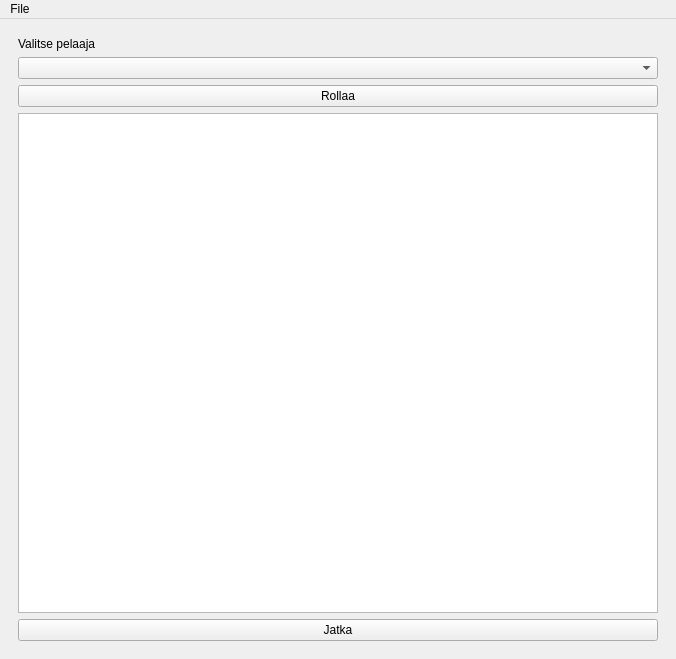
<?xml version="1.0" encoding="UTF-8"?>
<ui version="4.0">
 <class>MainWindow</class>
 <widget class="QMainWindow" name="MainWindow">
  <property name="geometry">
   <rect>
    <x>0</x>
    <y>0</y>
    <width>658</width>
    <height>659</height>
   </rect>
  </property>
  <property name="windowTitle">
   <string>MainWindow</string>
  </property>
  <widget class="QWidget" name="centralwidget">
   <layout class="QHBoxLayout" name="horizontalLayout">
    <item>
     <widget class="QStackedWidget" name="stackedWidget">
      <property name="currentIndex">
       <number>1</number>
      </property>
      <widget class="QWidget" name="InitialPlayerPage">
       <layout class="QVBoxLayout" name="verticalLayout">
        <item>
         <widget class="QLabel" name="kuva">
          <property name="text">
           <string/>
          </property>
          <property name="pixmap">
           <pixmap>w5fi6.jpg</pixmap>
          </property>
          <property name="alignment">
           <set>Qt::AlignCenter</set>
          </property>
         </widget>
        </item>
        <item>
         <widget class="QLabel" name="label">
          <property name="font">
           <font>
            <pointsize>28</pointsize>
           </font>
          </property>
          <property name="layoutDirection">
           <enum>Qt::LeftToRight</enum>
          </property>
          <property name="text">
           <string>Tervetuloa pelaamaan JUOMAPELIÄ!!!</string>
          </property>
          <property name="alignment">
           <set>Qt::AlignCenter</set>
          </property>
         </widget>
        </item>
        <item>
         <widget class="QLineEdit" name="playerName">
          <property name="text">
           <string>Kirjoita tähän pelaajan nimi</string>
          </property>
         </widget>
        </item>
        <item>
         <widget class="QPushButton" name="addPlayer">
          <property name="text">
           <string>Lisää pelaaja</string>
          </property>
         </widget>
        </item>
        <item>
         <widget class="QPushButton" name="seuraava_btn">
          <property name="text">
           <string>Seuraava</string>
          </property>
         </widget>
        </item>
       </layout>
      </widget>
      <widget class="QWidget" name="pelaa_wdg">
       <layout class="QVBoxLayout" name="verticalLayout_4">
        <item>
         <widget class="QLabel" name="pelaaja_label">
          <property name="text">
           <string>Valitse pelaaja</string>
          </property>
         </widget>
        </item>
        <item>
         <widget class="QComboBox" name="valitse_pelaaja_menu"/>
        </item>
        <item>
         <widget class="QPushButton" name="rollaa_btn">
          <property name="text">
           <string>Rollaa</string>
          </property>
         </widget>
        </item>
        <item>
         <widget class="QTextBrowser" name="result_box"/>
        </item>
        <item>
         <widget class="QPushButton" name="ok_btn">
          <property name="text">
           <string>Jatka</string>
          </property>
         </widget>
        </item>
       </layout>
      </widget>
      <widget class="QWidget" name="InitialDrinkPage">
       <layout class="QVBoxLayout" name="verticalLayout_3">
        <item>
         <widget class="QLabel" name="kuva_2">
          <property name="text">
           <string/>
          </property>
          <property name="pixmap">
           <pixmap>beer-pic-1920x1080.jpg</pixmap>
          </property>
          <property name="scaledContents">
           <bool>false</bool>
          </property>
          <property name="alignment">
           <set>Qt::AlignCenter</set>
          </property>
         </widget>
        </item>
        <item>
         <widget class="QLabel" name="player_label">
          <property name="text">
           <string>Valitse pelaaja</string>
          </property>
         </widget>
        </item>
        <item>
         <widget class="QComboBox" name="comboBox"/>
        </item>
        <item>
         <widget class="QTableView" name="tableView"/>
        </item>
        <item>
         <widget class="QLabel" name="addDrink_label">
          <property name="text">
           <string>Syötä juoma:</string>
          </property>
         </widget>
        </item>
        <item>
         <widget class="QLineEdit" name="lineEdit"/>
        </item>
        <item>
         <widget class="QPushButton" name="addDrink_btn">
          <property name="text">
           <string>Lisää juoma</string>
          </property>
         </widget>
        </item>
        <item>
         <widget class="QPushButton" name="jatka_btn">
          <property name="text">
           <string>Seuraava</string>
          </property>
         </widget>
        </item>
       </layout>
      </widget>
      <widget class="QWidget" name="mainPage">
       <layout class="QVBoxLayout" name="verticalLayout_2">
        <item>
         <widget class="QLabel" name="label_2">
          <property name="text">
           <string/>
          </property>
          <property name="pixmap">
           <pixmap>dfb64d5864169d48834d81dd8a9d5df4.jpg</pixmap>
          </property>
          <property name="alignment">
           <set>Qt::AlignJustify|Qt::AlignVCenter</set>
          </property>
         </widget>
        </item>
        <item>
         <widget class="QPushButton" name="pelaa_btn">
          <property name="text">
           <string>Pelaa</string>
          </property>
         </widget>
        </item>
        <item>
         <widget class="QPushButton" name="tilastot_btn">
          <property name="text">
           <string>Tilastot</string>
          </property>
         </widget>
        </item>
        <item>
         <widget class="QPushButton" name="lista_btn">
          <property name="text">
           <string>Juomalista</string>
          </property>
         </widget>
        </item>
        <item>
         <widget class="QPushButton" name="lopeta_btn">
          <property name="text">
           <string>Lopeta</string>
          </property>
         </widget>
        </item>
       </layout>
      </widget>
     </widget>
    </item>
   </layout>
  </widget>
  <widget class="QMenuBar" name="menubar">
   <property name="geometry">
    <rect>
     <x>0</x>
     <y>0</y>
     <width>658</width>
     <height>21</height>
    </rect>
   </property>
   <widget class="QMenu" name="menuFile">
    <property name="title">
     <string>File</string>
    </property>
    <addaction name="actionUusi_peli"/>
    <addaction name="actionLopeta_peli"/>
   </widget>
   <addaction name="menuFile"/>
  </widget>
  <action name="actionUusi_peli">
   <property name="text">
    <string>Uusi peli</string>
   </property>
  </action>
  <action name="actionLopeta_peli">
   <property name="text">
    <string>Lopeta peli</string>
   </property>
  </action>
 </widget>
 <resources/>
 <connections/>
</ui>
